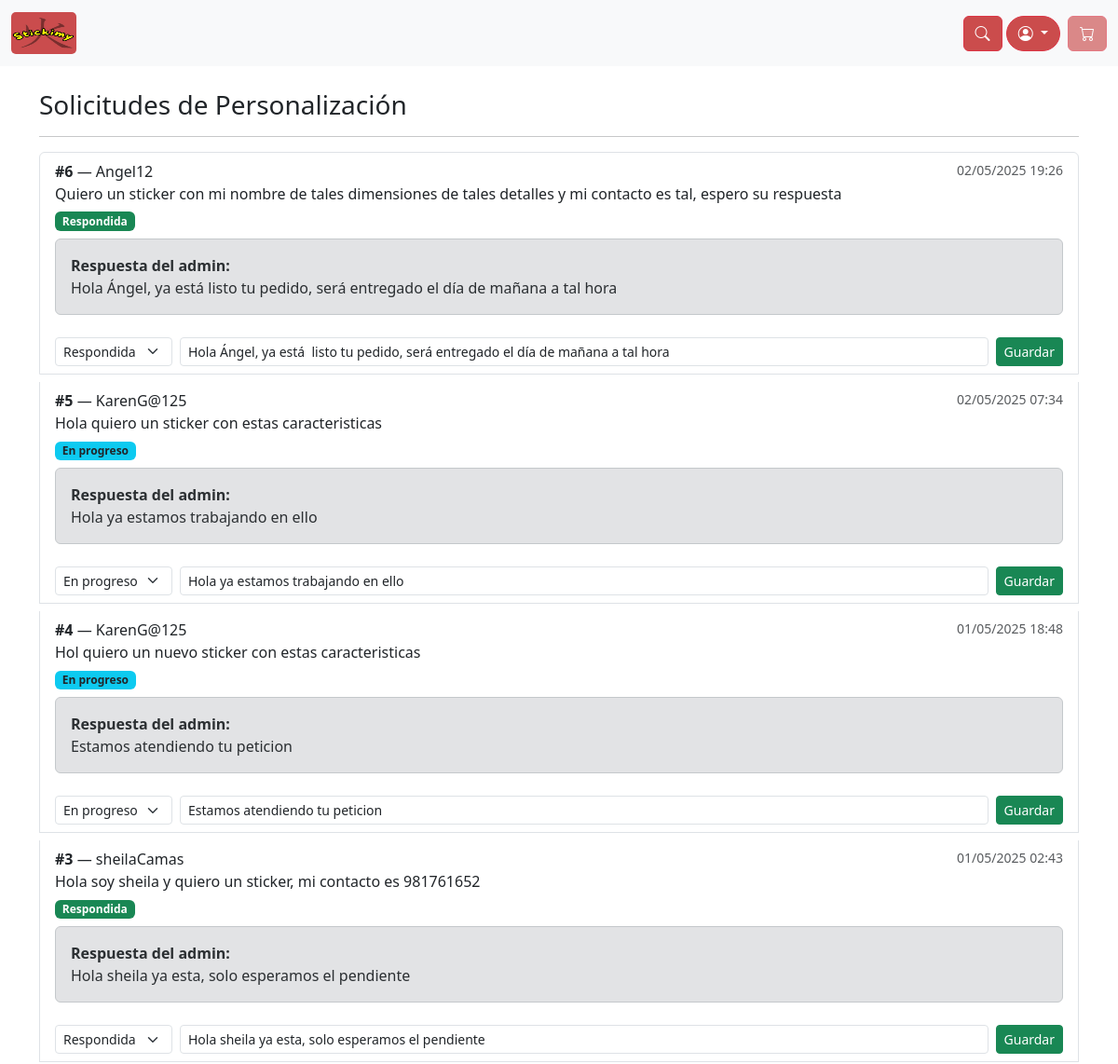
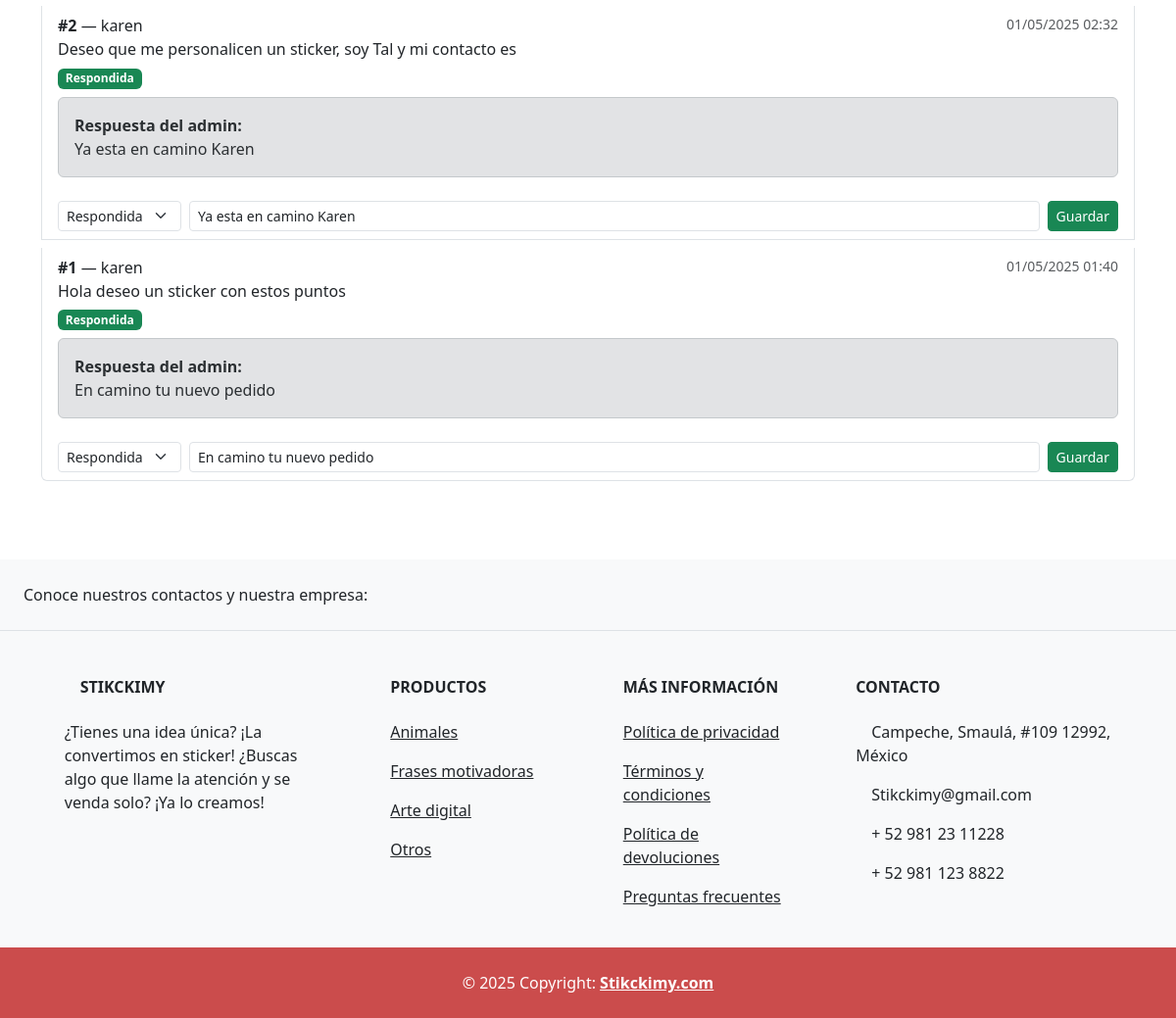
Page /personalizacion/ (signed in) on the committed database (2 pictures, top to bottom).
### store/models.py (models this page shows, shortened)
class Personalizacion(models.Model):
    STATUS_CHOICES = [
        ('PENDIENTE',    'Pendiente'),
        ('EN_PROGRESO',  'En progreso'),
        ('RESPONDIDA',   'Respondida'),
    ]
    cliente          = models.ForeignKey(Customer, on_delete=models.CASCADE, null=True, blank=True)
    descripcion      = models.TextField()
    fecha_creacion   = models.DateTimeField(auto_now_add=True)
    status           = models.CharField(max_length=20, choices=STATUS_CHOICES, default='PENDIENTE')
    respuesta_admin  = models.TextField(null=True, blank=True)
    atendido_por     = models.ForeignKey(User, on_delete=models.SET_NULL,
                                        null=True, blank=True,
                                        related_name='personalizaciones_atendidas')

class Customer(models.Model):
    user = models.OneToOneField(User, null=True, blank=True, on_delete=models.CASCADE)
    name = models.CharField(max_length=200, null=True, blank=True)
    email = models.EmailField(max_length=200)
    phone_number = models.CharField(max_length=20, blank=True, null=True)
    address = models.CharField(max_length=250, blank=True, null=True)
    referencias = models.CharField(max_length=250, blank=True, null=True)
    date_of_birth = models.DateField(null=True, blank=True)
    zip_code = models.CharField(max_length=10, null=True, blank=True)
    state = models.CharField(
        max_length=3,
        choices=MEXICAN_STATES,
        blank=True,
        null=True
    )
    municipality = models.CharField(max_length=100, blank=True, null=True)

### store/views.py (the view, shortened to what this page needs)
# urls.py: path('personalizacion/', views.personalizacion, name='personalizacion'),
@login_required
def personalizacion(request):
    data = cartData(request)
    cartItems = data['cartItems']
    if request.user.is_staff:
        pedidos = Personalizacion.objects.all().order_by('-fecha_creacion')
    else:
        pedidos = Personalizacion.objects.filter(
            cliente__user=request.user
        ).order_by('-fecha_creacion')
    return render(request, 'store/personalizacion.html', {
        'pedidos': pedidos, 'cartItems': cartItems
    })

### store/utils.py (called while the page is built)
def cartData(request):
    if request.user.is_authenticated:
        try:
            customer = request.user.customer
            order, created = Order.objects.get_or_create(customer=customer, complete=False)
            items = order.orderitem_set.all()
            cartItems = order.get_cart_items
        except Customer.DoesNotExist:
            items = []
            order = {'get_cart_total': 0, 'get_cart_items': 0, 'shipping': False}
            cartItems = 0
    else:
        items = []
        order = {'get_cart_total': 0, 'get_cart_items': 0, 'shipping': False}
        cartItems = 0
    return {'cartItems': cartItems, 'order': order, 'items': items}

### store/templates/store/personalizacion.html (shortened to what this page needs)
{% extends 'store/main.html' %}
{% load static %}
{% block content %}
<div class="container py-4">
  <h3>Solicitudes de Personalización</h3>
  <hr>
  <div class="list-group">
    {% for p in pedidos %}
    <div class="list-group-item mb-2">
      <div class="d-flex w-100 justify-content-between">
        <div>
          <strong>#{{ p.pk }}</strong>
          {% if p.cliente and p.cliente.user %}
            — {{ p.cliente.user.username }}
          {% else %}
            — Invitado
          {% endif %}
        </div>
        <small class="text-muted">{{ p.fecha_creacion|date:"d/m/Y H:i" }}</small>
      </div>
      <p class="mb-1">{{ p.descripcion }}</p>
      <div class="mb-2">
        {% if p.status == 'PENDIENTE' %}
          <span class="badge bg-warning text-dark">Pendiente</span>
        {% elif p.status == 'EN_PROGRESO' %}
          <span class="badge bg-info text-dark">En progreso</span>
        {% else %}
          <span class="badge bg-success">Respondida</span>
        {% endif %}
      </div>
      {% if p.respuesta_admin %}
      <div class="alert alert-secondary">
        <strong>Respuesta del admin:</strong><br>
        {{ p.respuesta_admin }}
      </div>
      {% endif %}
      {% if request.user.is_staff %}
      <form method="POST" class="row g-2 align-items-center mt-2">
        <div class="col-auto">
          <select name="status" class="form-select form-select-sm">
            <option value="EN_PROGRESO" {% if p.status == 'EN_PROGRESO' %}selected{% endif %}>
              En progreso
            </option>
            <option value="RESPONDIDA"  {% if p.status == 'RESPONDIDA'  %}selected{% endif %}>
              Respondida
            </option>
          </select>
        </div>
        <div class="col">
          <input type="text" name="respuesta_admin"
                 value="{{ p.respuesta_admin }}"
                 class="form-control form-control-sm"
                 placeholder="Escribe tu respuesta aquí" required>
        </div>
        <div class="col-auto">
          <button type="submit"
                  class="btn btn-sm btn-success">
            Guardar
          </button>
        </div>
      </form>
      {% endif %}
    </div>
    {% empty %}
    <p>No hay solicitudes registradas.</p>
    {% endfor %}
  </div>
</div>
{% endblock %}

### static/css/main.css (style rules this page uses)
body { background-color: hsl(0, 0%, 100%); }
h1,h2,h3,h4,h5,h6 { color:hsl(0, 0%, 30%); }
.btn { border-radius: 0; }

### rows in the picture
Personalizacion: pk "6", cliente.user.username "Angel12", fecha_creacion "02/05/2025 19:26", descripcion "Quiero un sticker con mi nombre de tales dimensiones de tales detalles y mi contacto es tal, espero su respuesta", shows "Respondida", respuesta_admin "Hola Ángel, ya está listo tu pedido, será entregado el día de mañana a tal hora", status "Respondida"
Personalizacion: pk "5", cliente.user.username "KarenG@125", fecha_creacion "02/05/2025 07:34", descripcion "Hola quiero un sticker con estas caracteristicas", shows "En progreso", respuesta_admin "Hola ya estamos trabajando en ello", status "En progreso"
Personalizacion: pk "4", cliente.user.username "KarenG@125", fecha_creacion "01/05/2025 18:48", descripcion "Hol quiero un nuevo sticker con estas caracteristicas", shows "En progreso", respuesta_admin "Estamos atendiendo tu peticion", status "En progreso"
Personalizacion: pk "3", cliente.user.username "sheilaCamas", fecha_creacion "01/05/2025 02:43", descripcion "Hola soy sheila y quiero un sticker, mi contacto es 981761652", shows "Respondida", respuesta_admin "Hola sheila ya esta, solo esperamos el pendiente", status "Respondida"
Personalizacion: pk "2", cliente.user.username "karen", fecha_creacion "01/05/2025 02:32", descripcion "Deseo que me personalicen un sticker, soy Tal y mi contacto es", shows "Respondida", respuesta_admin "Ya esta en camino Karen", status "Respondida"
Personalizacion: pk "1", cliente.user.username "karen", fecha_creacion "01/05/2025 01:40", descripcion "Hola deseo un sticker con estos puntos", shows "Respondida", respuesta_admin "En camino tu nuevo pedido", status "Respondida"
